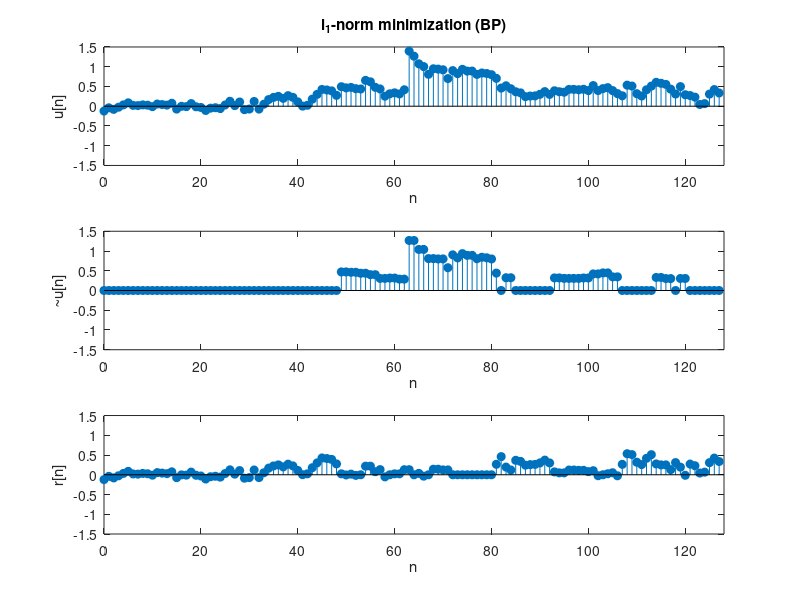

Source code (MATLAB):
%% Sample 10-6
%% 冗長変換
% $\ell_1$ -ノルム最小化
% 
% 画像処理特論
% 
% 村松 正吾 
% 
% 動作確認: MATLAB R2023a
%% Redundant transforms
% $\ell_1$ -norm minimization
% 
% Advanced Topics in Image Processing
% 
% Shogo MURAMATSU
% 
% Verified: MATLAB R2023a
% 準備
% (Preparation)

close all
% 非線形近似の設定
% (Settings of non-linear approximation)

% # of Coefs.
K = 32;
% 入力信号の生成
% (Generation of input sequence)

% # of input samples
nSamples = 128;

% Random process in AR(1) model
rng('default'); 
w = 0.1*randn(nSamples,1);
w(floor(end/2)) = 1;
u = filter(1,[1 -0.95],w);
% 合成辞書
% (Synthesis dictionary)

% Synthesis filters
f0 = [  1 1 ]/2;
f1 = [ -1 1 ]/2;

% (Circular) convolution matrix
nF = max(length(f0),length(f1));
X = [zeros(nF-1,nSamples-nF+1) eye(nF-1); eye(nSamples)]; % Circular extension matrix
C = [zeros(nSamples,nF-1) eye(nSamples) zeros(nSamples,nF-1)]; % Clipping matrix

% Atoms in (circular) convolution matrix
d0 = C*convmtx(f0.',nSamples+nF-1)*X;
d1 = C*convmtx(f1.',nSamples+1)*X;
%% 
% 辞書 (Dictionary) $\mathbf{D}$

% Dictionary D (Global matrix representation of synthesis filter bank)
D = zeros(nSamples,2*nSamples);
D(:,1:2:end) = d0;
D(:,2:2:end) = d1;
disp(D)
% $\ell_1$ -ノルム最小化による非線形近似
% (Non-linear approximation  with $\ell_1$ -norm minimization)
% 
% $$\hat{\mathbf{s}}=\arg\min_{\mathbf{s}\in\mathbb{R}^L}\|\mathbf{s}\|_1\ \mathrm{s.t.}\ 
% \mathbf{v}=\mathbf{Ds}$$
% 
% 凸緩和法による分析処理と係数選択 (Analysis process and coefficient selection by a convex-relaxation)
%% 
% * 基底追跡法 (Basis Pursuit; BP)
%% 
% 線形計画問題に帰着させる．(Reduced to a linear programming problem)
% 
% $$\hat{\mathbf{x}}=\arg\min_{\mathbf{x}\in\mathbb{R}^{2L}}\mathbf{1}^T\mathbf{x}\ 
% \mathrm{s.t.}\ \mathbf{v}=\mathbf{D}\left(\begin{array}{cc}\mathbf{I} & -\mathbf{I}\end{array}\right)\mathbf{x}\cap\mathbf{x}\in[0,\infty)^{2L}$$
% 
% ただし，(where)
% 
% $$\mathbf{s}=\mathbf{s}_{+}-\mathbf{s}_{-}\in\mathbb{R}^L$$
% 
% $$\mathbf{x}=\left(\begin{array}{c}\mathbf{s}_{+} \\ \mathbf{s}_{-}\end{array}\right)\in\mathbb{R}^{2L}$$

% Initialization
M  = size(D,2);
f  = ones(2*M,1);
lu = zeros(2*M,1);
% Linear programming
z  = linprog(f,[],[],[D -D],u,lu,[]); 
s  = z(1:M) - z(M+1:end);
%% 
% 係数選択 (Coefficient selection)

s = s(:);
[~,ix] = sort(abs(s),'descend');
s(ix(K+1:end)) = 0;
%% 
% 近似結果 (Approximation result)

v = D*s;
%% 
% 近似誤差 (Residual)

r = u - v;
% グラフ描画
% (Graph plot)

figure(1)

% Input
subplot(3,1,1)
stem(0:nSamples-1,u,'filled')
axis([0 nSamples -1.5 1.5])
xlabel('n')
ylabel('u[n]')
title('l_1-norm minimization (BP)')

% NLA
subplot(3,1,2)
stem(0:nSamples-1,v,'filled')
axis([0 nSamples -1.5 1.5])
xlabel('n')
ylabel('~u[n]')

% Residual
subplot(3,1,3)
stem(0:nSamples-1,r,'filled')
axis([0 nSamples -1.5 1.5])
xlabel('n')
ylabel('r[n]')
%% 
% MSE評価 (MSE evaluation)

mymse = @(x,y) mean((x(:)-y(:)).^2);
fprintf('mse = %f\n',mymse(u,v));
%% 
% © Copyright, Shogo MURAMATSU, All rights reserved.
